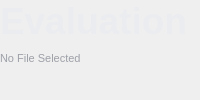
             <widget class="QWidget" name="verticalWidget" native="true">
              <property name="sizePolicy">
               <sizepolicy hsizetype="Expanding" vsizetype="Expanding">
                <horstretch>0</horstretch>
                <verstretch>0</verstretch>
               </sizepolicy>
              </property>
              <property name="minimumSize">
               <size>
                <width>0</width>
                <height>100</height>
               </size>
              </property>
              <layout class="QVBoxLayout" name="verticalLayout_3">
               <property name="spacing">
                <number>0</number>
               </property>
               <property name="leftMargin">
                <number>0</number>
               </property>
               <property name="topMargin">
                <number>0</number>
               </property>
               <property name="rightMargin">
                <number>0</number>
               </property>
               <property name="bottomMargin">
                <number>0</number>
               </property>
               <item>
                <widget class="QLabel" name="label">
                 <property name="font">
                  <font>
                   <pointsize>28</pointsize>
                   <bold>true</bold>
                  </font>
                 </property>
                 <property name="styleSheet">
                  <string notr="true">color: #EBECF0;</string>
                 </property>
                 <property name="text">
                  <string>Evaluation</string>
                 </property>
                </widget>
               </item>
               <item alignment="Qt::AlignmentFlag::AlignLeft">
                <widget class="QWidget" name="horizontalWidget" native="true">
                 <property name="sizePolicy">
                  <sizepolicy hsizetype="Expanding" vsizetype="Expanding">
                   <horstretch>0</horstretch>
                   <verstretch>0</verstretch>
                  </sizepolicy>
                 </property>
                 <layout class="QHBoxLayout" name="horizontalLayout_23">
                  <property name="spacing">
                   <number>0</number>
                  </property>
                  <property name="leftMargin">
                   <number>0</number>
                  </property>
                  <property name="topMargin">
                   <number>0</number>
                  </property>
                  <property name="rightMargin">
                   <number>0</number>
                  </property>
                  <property name="bottomMargin">
                   <number>0</number>
                  </property>
                  <item>
                   <widget class="QLabel" name="label_15">
                    <property name="sizePolicy">
                     <sizepolicy hsizetype="Expanding" vsizetype="Expanding">
                      <horstretch>0</horstretch>
                      <verstretch>0</verstretch>
                     </sizepolicy>
                    </property>
                    <property name="minimumSize">
                     <size>
                      <width>0</width>
                      <height>20</height>
                     </size>
                    </property>
                    <property name="maximumSize">
                     <size>
                      <width>16777215</width>
                      <height>16</height>
                     </size>
                    </property>
                    <property name="font">
                     <font>
                      <pointsize>8</pointsize>
                     </font>
                    </property>
                    <property name="styleSheet">
                     <string notr="true">QLabel {
    color: #9DA0A8;
    padding: 2px 8px 2px 0;
}
</string>
                    </property>
                    <property name="lineWidth">
                     <number>0</number>
                    </property>
                    <property name="text">
                     <string>No File Selected</string>
                    </property>
                    <property name="alignment">
                     <set>Qt::AlignmentFlag::AlignLeading|Qt::AlignmentFlag::AlignLeft|Qt::AlignmentFlag::AlignVCenter</set>
                    </property>
                    <property name="indent">
                     <number>0</number>
                    </property>
                   </widget>
                  </item>
                 </layout>
                </widget>
               </item>
               <item>
                <spacer name="verticalSpacer">
                 <property name="orientation">
                  <enum>Qt::Orientation::Vertical</enum>
                 </property>
                 <property name="sizeHint" stdset="0">
                  <size>
                   <width>20</width>
                   <height>26</height>
                  </size>
                 </property>
                </spacer>
               </item>
              </layout>
             </widget>
